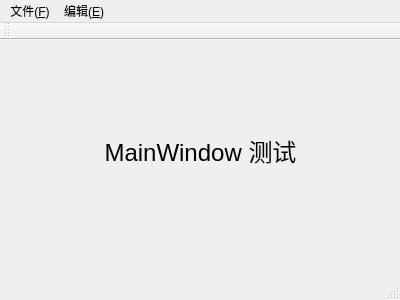
<?xml version="1.0" encoding="UTF-8"?>
<ui version="4.0">
 <class>MainWindow</class>
 <widget class="QMainWindow" name="MainWindow">
  <property name="geometry">
   <rect>
    <x>0</x>
    <y>0</y>
    <width>400</width>
    <height>300</height>
   </rect>
  </property>
  <property name="windowTitle">
   <string>MainWindow</string>
  </property>
  <widget class="QWidget" name="centralWidget">
   <widget class="QLabel" name="label">
    <property name="geometry">
     <rect>
      <x>90</x>
      <y>80</y>
      <width>221</width>
      <height>61</height>
     </rect>
    </property>
    <property name="font">
     <font>
      <family>Microsoft YaHei UI</family>
      <pointsize>18</pointsize>
     </font>
    </property>
    <property name="text">
     <string>MainWindow 测试</string>
    </property>
    <property name="alignment">
     <set>Qt::AlignCenter</set>
    </property>
   </widget>
  </widget>
  <widget class="QMenuBar" name="menuBar">
   <property name="geometry">
    <rect>
     <x>0</x>
     <y>0</y>
     <width>400</width>
     <height>21</height>
    </rect>
   </property>
   <widget class="QMenu" name="menu_F">
    <property name="title">
     <string>文件(&amp;F)</string>
    </property>
    <addaction name="actionnew"/>
    <addaction name="actionopen"/>
   </widget>
   <widget class="QMenu" name="menu_E">
    <property name="title">
     <string>编辑(&amp;E)</string>
    </property>
    <addaction name="actionche"/>
    <addaction name="actionshan"/>
    <addaction name="actionzz"/>
   </widget>
   <addaction name="menu_F"/>
   <addaction name="menu_E"/>
  </widget>
  <widget class="QToolBar" name="mainToolBar">
   <attribute name="toolBarArea">
    <enum>TopToolBarArea</enum>
   </attribute>
   <attribute name="toolBarBreak">
    <bool>false</bool>
   </attribute>
  </widget>
  <widget class="QStatusBar" name="statusBar"/>
  <action name="actionnew">
   <property name="icon">
    <iconset resource="myimages.qrc">
     <normaloff>:/image/images/new.png</normaloff>:/image/images/new.png</iconset>
   </property>
   <property name="text">
    <string>新建文件(&amp;N)</string>
   </property>
   <property name="font">
    <font>
     <family>Microsoft YaHei UI</family>
     <pointsize>10</pointsize>
    </font>
   </property>
   <property name="shortcut">
    <string>Ctrl+N</string>
   </property>
  </action>
  <action name="actionopen">
   <property name="icon">
    <iconset resource="myimages.qrc">
     <normaloff>:/image/images/open.png</normaloff>:/image/images/open.png</iconset>
   </property>
   <property name="text">
    <string>打开文件(&amp;O)</string>
   </property>
   <property name="font">
    <font>
     <family>Microsoft YaHei UI</family>
     <pointsize>10</pointsize>
    </font>
   </property>
   <property name="shortcut">
    <string>Ctrl+O</string>
   </property>
  </action>
  <action name="actionche">
   <property name="icon">
    <iconset resource="myimages.qrc">
     <normaloff>:/image/images/undo.png</normaloff>:/image/images/undo.png</iconset>
   </property>
   <property name="text">
    <string>撤销(&amp;Z)</string>
   </property>
   <property name="font">
    <font>
     <family>Microsoft YaHei UI</family>
     <pointsize>10</pointsize>
    </font>
   </property>
   <property name="shortcut">
    <string>Ctrl+Z</string>
   </property>
  </action>
  <action name="actionshan">
   <property name="icon">
    <iconset resource="myimages.qrc">
     <normaloff>:/image/images/copy.png</normaloff>:/image/images/copy.png</iconset>
   </property>
   <property name="text">
    <string>复制</string>
   </property>
   <property name="font">
    <font>
     <family>Microsoft YaHei UI</family>
     <pointsize>10</pointsize>
    </font>
   </property>
   <property name="shortcut">
    <string>Ctrl+C</string>
   </property>
  </action>
  <action name="actionzz">
   <property name="icon">
    <iconset resource="myimages.qrc">
     <normaloff>:/image/images/paste.png</normaloff>:/image/images/paste.png</iconset>
   </property>
   <property name="text">
    <string>粘贴</string>
   </property>
   <property name="font">
    <font>
     <family>Microsoft YaHei UI</family>
     <pointsize>10</pointsize>
    </font>
   </property>
   <property name="shortcut">
    <string>Ctrl+V</string>
   </property>
  </action>
 </widget>
 <layoutdefault spacing="6" margin="11"/>
 <resources>
  <include location="myimages.qrc"/>
 </resources>
 <connections/>
</ui>
